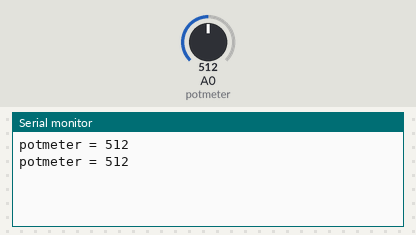
Simulated run of this sketch. Board: Arduino Uno, built with avr-gcc and run on an emulated ATmega328P. Shown: the last lines printed to the serial monitor. Inputs (shaded band) come from the test bench; at power-on: A0 (potmeter) = 512.

Above: at 1.8 s.
1.9 s: A0 (potmeter) set to 716
At 2.8 s:
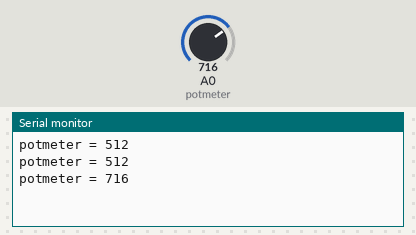
3.4 s: A0 (potmeter) set to 900
At 4.5 s:
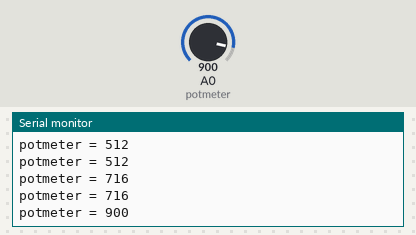
Timing chart, 0 to 6.4 s (numbered marks = the images above; inputs shaded):
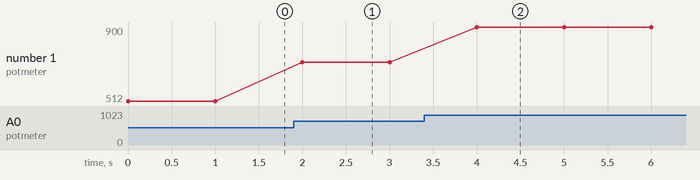

Measured:
- after the input at 1.9 s, the serial monitor: prints a new line after 0.10 s (image 1)
- after the input at 3.4 s, the serial monitor: prints a new line after 0.60 s (image 2)
- plotted number 1: 512 → 716 after the input at 1.9 s, 716 → 900 after the input at 3.4 s

The sketch:

test_potmeter.ino
```cpp
// #include <Servo.h>

// Servo servootje;

// const int servoaansturing = 3;
const int potmeter = A0;
void setup() {
  // put your setup code here, to run once:
  // pinMode (servoaansturing, OUTPUT);
  pinMode (potmeter, INPUT);
  Serial.begin(9600);
}

void loop() {
  // put your main code here, to run repeatedly:
  int potmetergetal = analogRead (potmeter);
  Serial.print("potmeter = ");
  Serial.println(potmetergetal);
  // int servograden = map (potmetergetal, 0, 1023, 0, 179);
  // Serial.print("servograden = ");
  // Serial.println(servograden);
  // servootje.write(servograden);
  delay(1000);
}
```
